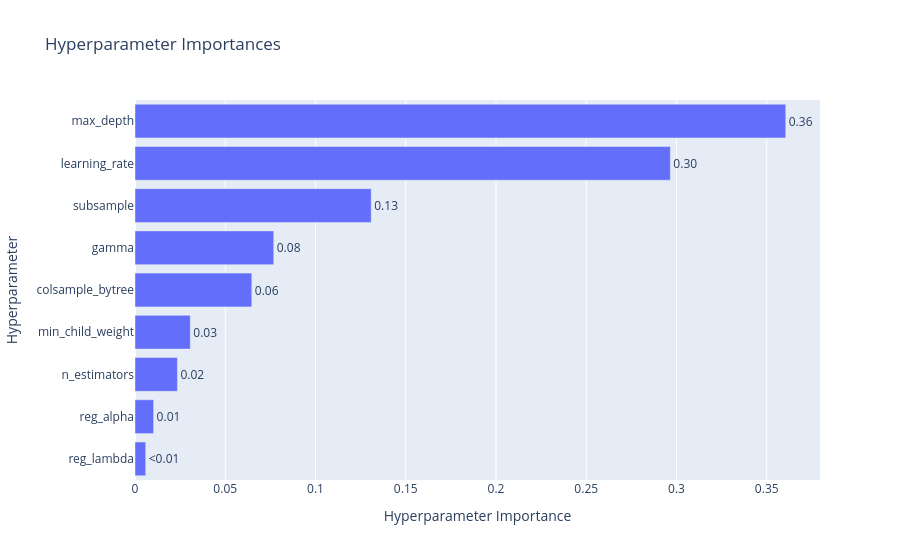

The code cell stored with this chart in its notebook:
### Code cell
optuna.visualization.plot_param_importances(study)

### Figure 1 — Plotly figure (JSON) as saved in the notebook; plotly's stock layout.template omitted (floating-point values rounded to 4 significant figures)
{"data": [{"cliponaxis": false, "hovertemplate": ["reg_lambda (FloatDistribution): 0.0059335504684322376<extra></extra>", "reg_alpha (FloatDistribution): 0.010318246483551294<extra></extra>", "n_estimators (IntDistribution): 0.023509073913571567<extra></extra>", "min_child_weight (IntDistribution): 0.030633555689085084<extra></extra>", "colsample_bytree (FloatDistribution): 0.06470980176625499<extra></extra>", "gamma (FloatDistribution): 0.07687552453570826<extra></extra>", "subsample (FloatDistribution): 0.130874818361356<extra></extra>", "learning_rate (FloatDistribution): 0.2966042657493291<extra></extra>", "max_depth (IntDistribution): 0.36054116303271144<extra></extra>"], "name": "Objective Value", "orientation": "h", "text": ["<0.01", "0.01", "0.02", "0.03", "0.06", "0.08", "0.13", "0.30", "0.36"], "textposition": "outside", "type": "bar", "x": [0.005934, 0.01032, 0.02351, 0.03063, 0.06471, 0.07688, 0.1309, 0.2966, 0.3605], "y": ["reg_lambda", "reg_alpha", "n_estimators", "min_child_weight", "colsample_bytree", "gamma", "subsample", "learning_rate", "max_depth"]}], "layout": {"title": {"text": "Hyperparameter Importances"}, "xaxis": {"title": {"text": "Hyperparameter Importance"}}, "yaxis": {"title": {"text": "Hyperparameter"}}}}
